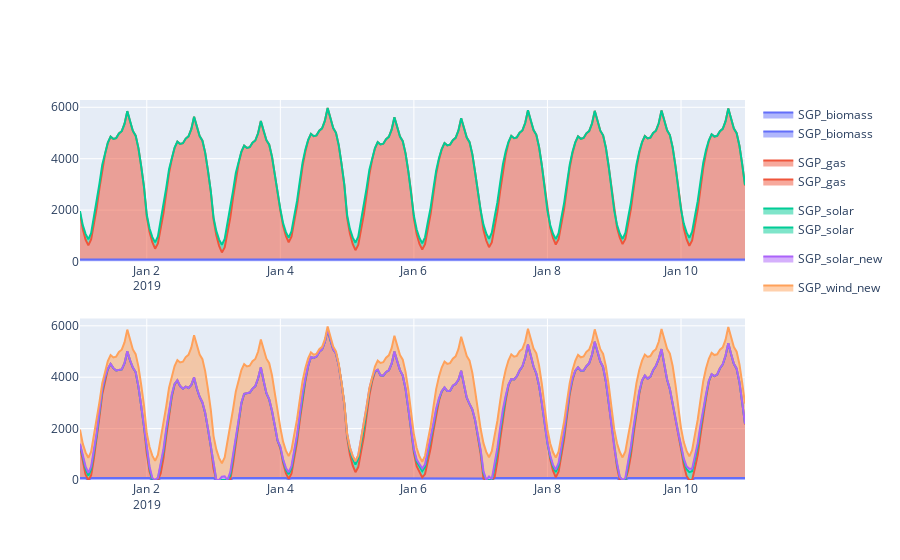

Notebook cell for this chart:
### Code cell
# let's look at what the dispatch looks like

import plotly.express as px
from plotly.offline import plot
from plotly.subplots import make_subplots

figures = []
timesteps_to_visualise = 24*10

# baseline
def get_dispatch_results(model_run):

    df = model_run.generators_t.p.copy()

    return (
        df[df.columns[df.sum()>0]]
            .iloc[0:timesteps_to_visualise]
            .reset_index()
            .melt(id_vars='snapshot')
    )

df = get_dispatch_results(baseline_model)

figures.append(
    px.area(df, x='snapshot', y="value", color='Generator')
)

# annual matching
df = get_dispatch_results(cfe)

figures.append(
    px.area(df, x='snapshot', y="value", color='Generator')
)

# make subplots
fig = make_subplots(rows=len(figures), cols=1) 

for i, figure in enumerate(figures):
    for trace in range(len(figure["data"])):
        fig.append_trace(figure["data"][trace], row=i+1, col=1)
        
fig.show()

### Figure 1 — Plotly figure (JSON) as saved in the notebook; plotly's stock layout.template omitted (floating-point values rounded to 4 significant figures; data arrays with more than 128 entries replaced by an {"elided": "..."} marker saying what was removed)
{"data": [{"fillpattern": {"shape": ""}, "hovertemplate": "Generator=SGP_biomass<br>snapshot=%{x}<br>value=%{y}<extra></extra>", "legendgroup": "SGP_biomass", "line": {"color": "#636efa"}, "marker": {"symbol": "circle"}, "mode": "lines", "name": "SGP_biomass", "orientation": "v", "showlegend": true, "stackgroup": "1", "type": "scatter", "x": {"elided": "240 str values"}, "xaxis": "x", "y": {"elided": "240 int values"}, "yaxis": "y"}, {"fillpattern": {"shape": ""}, "hovertemplate": "Generator=SGP_gas<br>snapshot=%{x}<br>value=%{y}<extra></extra>", "legendgroup": "SGP_gas", "line": {"color": "#EF553B"}, "marker": {"symbol": "circle"}, "mode": "lines", "name": "SGP_gas", "orientation": "v", "showlegend": true, "stackgroup": "1", "type": "scatter", "x": {"elided": "240 str values"}, "xaxis": "x", "y": {"elided": "240 float values"}, "yaxis": "y"}, {"fillpattern": {"shape": ""}, "hovertemplate": "Generator=SGP_solar<br>snapshot=%{x}<br>value=%{y}<extra></extra>", "legendgroup": "SGP_solar", "line": {"color": "#00cc96"}, "marker": {"symbol": "circle"}, "mode": "lines", "name": "SGP_solar", "orientation": "v", "showlegend": true, "stackgroup": "1", "type": "scatter", "x": {"elided": "240 str values"}, "xaxis": "x", "y": {"elided": "240 float values"}, "yaxis": "y"}, {"fillpattern": {"shape": ""}, "hovertemplate": "Generator=SGP_biomass<br>snapshot=%{x}<br>value=%{y}<extra></extra>", "legendgroup": "SGP_biomass", "line": {"color": "#636efa"}, "marker": {"symbol": "circle"}, "mode": "lines", "name": "SGP_biomass", "orientation": "v", "showlegend": true, "stackgroup": "1", "type": "scatter", "x": {"elided": "240 str values"}, "xaxis": "x2", "y": {"elided": "240 float values"}, "yaxis": "y2"}, {"fillpattern": {"shape": ""}, "hovertemplate": "Generator=SGP_gas<br>snapshot=%{x}<br>value=%{y}<extra></extra>", "legendgroup": "SGP_gas", "line": {"color": "#EF553B"}, "marker": {"symbol": "circle"}, "mode": "lines", "name": "SGP_gas", "orientation": "v", "showlegend": true, "stackgroup": "1", "type": "scatter", "x": {"elided": "240 str values"}, "xaxis": "x2", "y": {"elided": "240 float values"}, "yaxis": "y2"}, {"fillpattern": {"shape": ""}, "hovertemplate": "Generator=SGP_solar<br>snapshot=%{x}<br>value=%{y}<extra></extra>", "legendgroup": "SGP_solar", "line": {"color": "#00cc96"}, "marker": {"symbol": "circle"}, "mode": "lines", "name": "SGP_solar", "orientation": "v", "showlegend": true, "stackgroup": "1", "type": "scatter", "x": {"elided": "240 str values"}, "xaxis": "x2", "y": {"elided": "240 float values"}, "yaxis": "y2"}, {"fillpattern": {"shape": ""}, "hovertemplate": "Generator=SGP_solar_new<br>snapshot=%{x}<br>value=%{y}<extra></extra>", "legendgroup": "SGP_solar_new", "line": {"color": "#ab63fa"}, "marker": {"symbol": "circle"}, "mode": "lines", "name": "SGP_solar_new", "orientation": "v", "showlegend": true, "stackgroup": "1", "type": "scatter", "x": {"elided": "240 str values"}, "xaxis": "x2", "y": {"elided": "240 float values"}, "yaxis": "y2"}, {"fillpattern": {"shape": ""}, "hovertemplate": "Generator=SGP_wind_new<br>snapshot=%{x}<br>value=%{y}<extra></extra>", "legendgroup": "SGP_wind_new", "line": {"color": "#FFA15A"}, "marker": {"symbol": "circle"}, "mode": "lines", "name": "SGP_wind_new", "orientation": "v", "showlegend": true, "stackgroup": "1", "type": "scatter", "x": {"elided": "240 str values"}, "xaxis": "x2", "y": {"elided": "240 float values"}, "yaxis": "y2"}], "layout": {"xaxis": {"anchor": "y", "domain": [0, 1]}, "xaxis2": {"anchor": "y2", "domain": [0, 1]}, "yaxis": {"anchor": "x", "domain": [0.575, 1]}, "yaxis2": {"anchor": "x2", "domain": [0, 0.425]}}}
